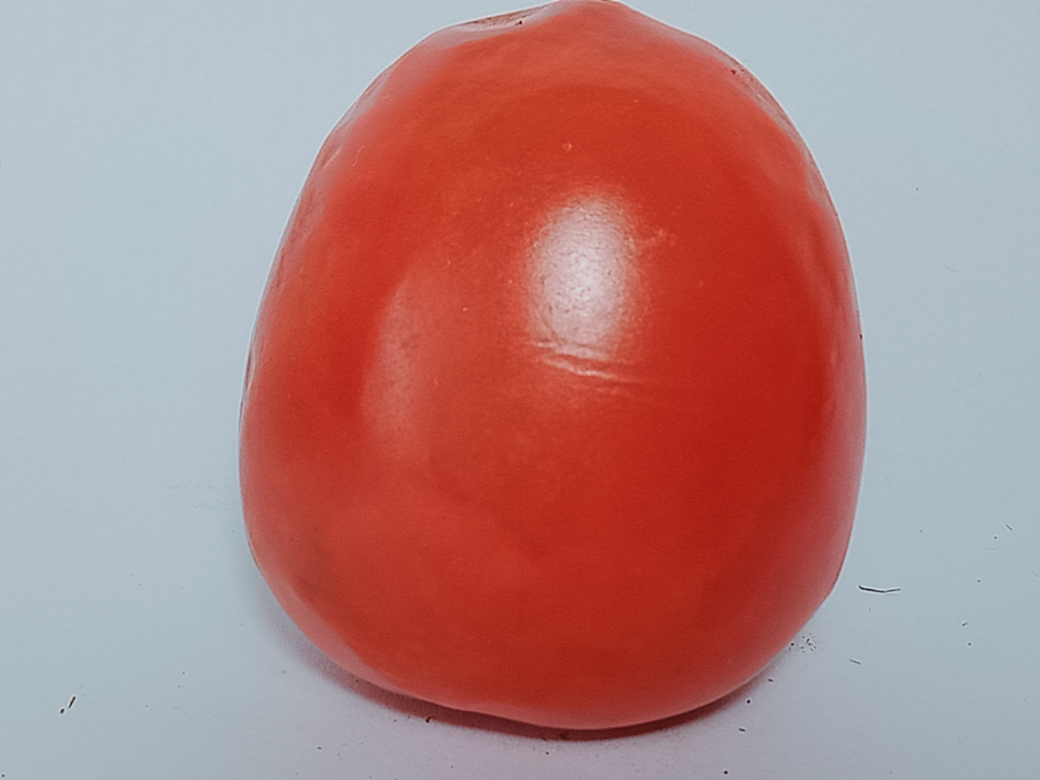
%> input picture tomat 2/data training/matang (1).jpg, 4160 x 3120 px (shown at 1/4 size)
$ octave final1.m   (GNU Octave 9; MATLAB toolbox functions it lacks are replaced by stand-ins)
%> lines starting %> are read from the running program, lines starting %| are printed output that depends on the picture
clear
% menggunakan croping
Image = imread('E:\semester 5\z-projek\gambar tomat\data training\matang (1).jpg');
imageCroping = imcrop(Image,[1000 1750 800 800]);
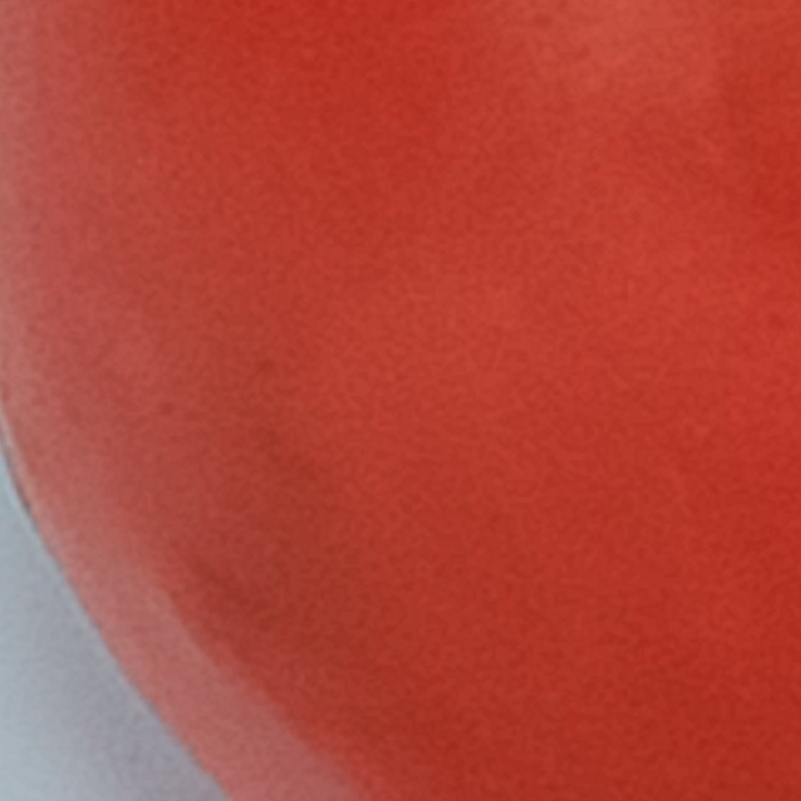
%> imageCroping: size 801x801x3 uint8; mean R, G, B 178.5, 68.9, 57.5
hsvImage = rgb2hsv(imageCroping);
%> hsvImage: size 801x801x3 double; mean H, S, V 0.0535, 0.68, 0.702

main = mean(mean(hsvImage));
%> main = [0.0535 0.68 0.702]

Hue = mean(mean(hsvImage(:,:,1)));
%> Hue = 0.0535
Saturation = mean(mean(hsvImage(:,:,2)));
%> Saturation = 0.68
Value = mean(mean(hsvImage(:,:,3)));
%> Value = 0.702

fitur = [Hue Saturation Value];
%> fitur = [0.0535 0.68 0.702]
xlswrite('fiturwarna.xls',fitur);


% [15 lines of commented-out code are left out]

$ run again, with oppo3.jpg copied over tomat 2/data training/matang (1).jpg
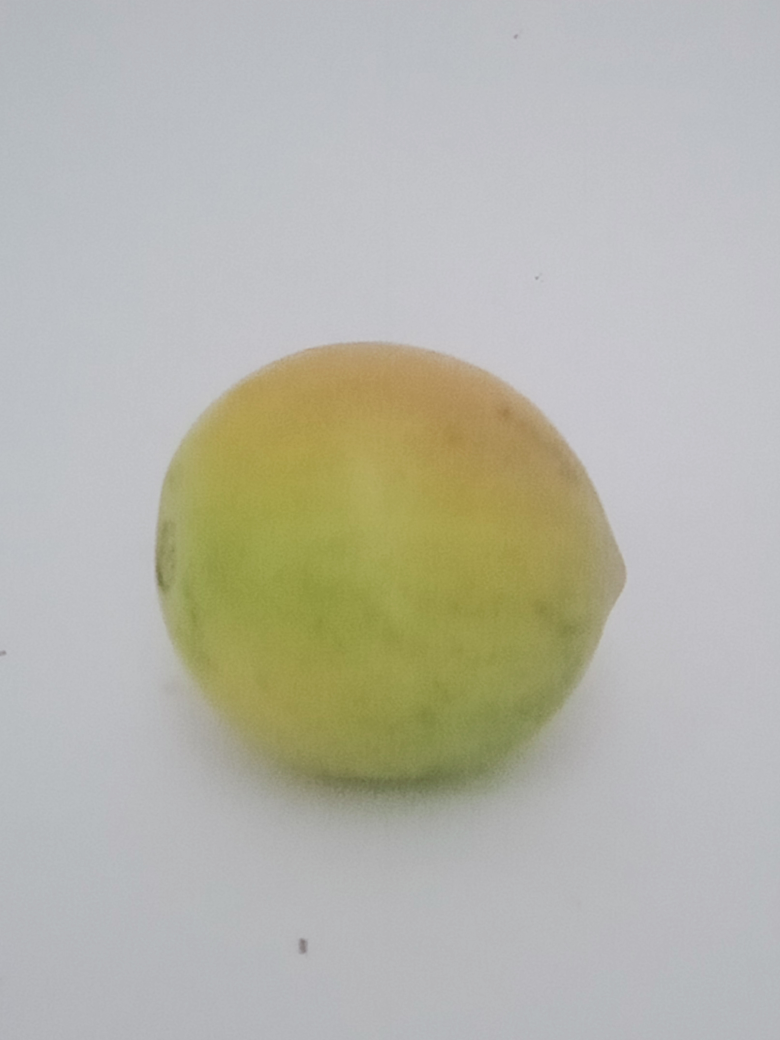
%> input picture oppo3.jpg, 3120 x 4160 px (shown at 1/4 size)
%> `imageCroping = imcrop(Image,[1000 1750 800 800]);`:
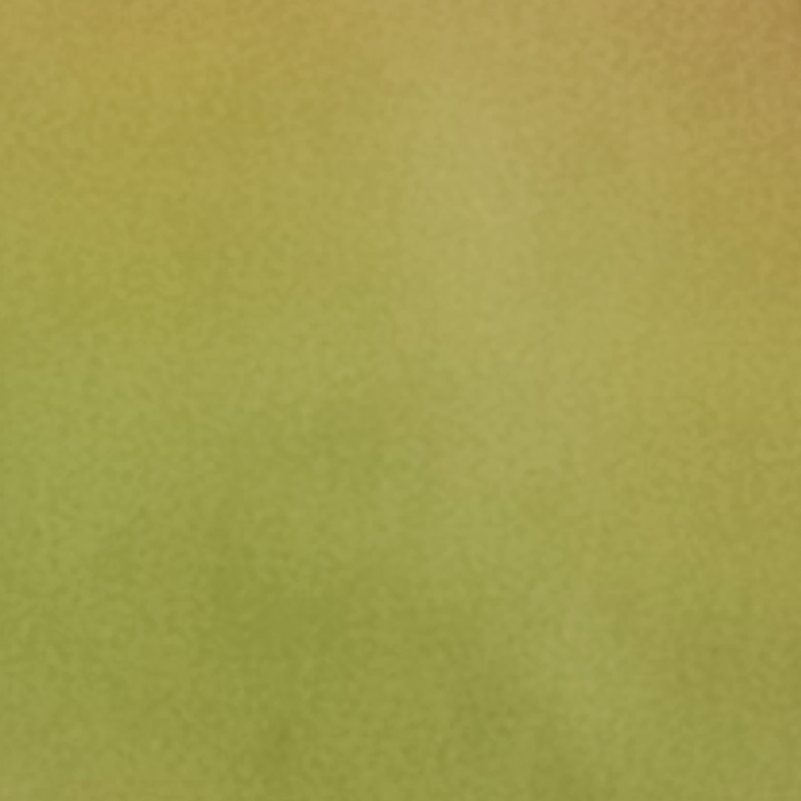
%> imageCroping: size 801x801x3 uint8; mean R, G, B 163.4, 158.2, 78.1
%> hsvImage: size 801x801x3 double; mean H, S, V 0.157, 0.525, 0.644
%> main = [0.157 0.525 0.644]
%> Hue = 0.157
%> Saturation = 0.525
%> Value = 0.644
%> fitur = [0.157 0.525 0.644]

$ run again, with tomat 2/data training/matang (11).jpg copied over tomat 2/data training/matang (1).jpg
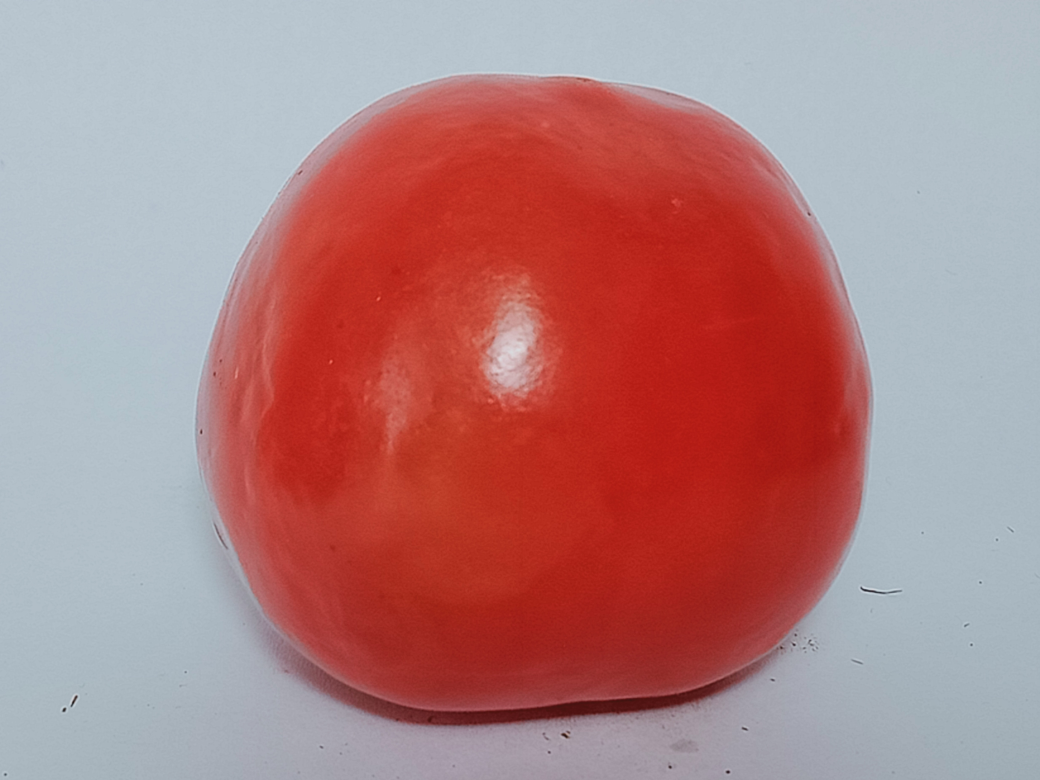
%> input picture tomat 2/data training/matang (11).jpg, 4160 x 3120 px (shown at 1/4 size)
%> `imageCroping = imcrop(Image,[1000 1750 800 800]);`:
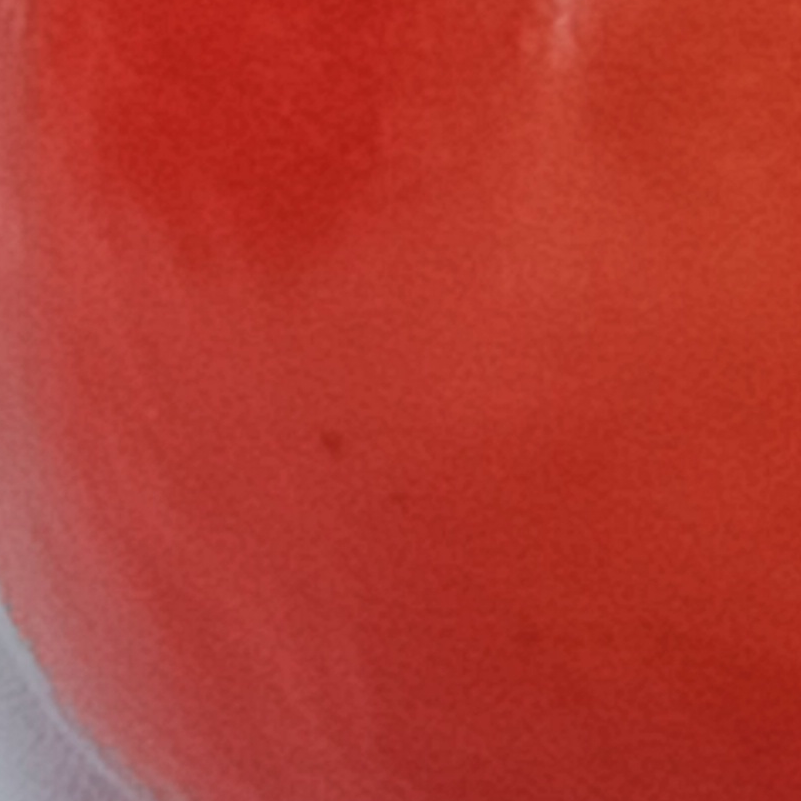
%> imageCroping: size 801x801x3 uint8; mean R, G, B 178.9, 57, 46.8
%> hsvImage: size 801x801x3 double; mean H, S, V 0.0498, 0.738, 0.702
%> main = [0.0498 0.738 0.702]
%> Hue = 0.0498
%> Saturation = 0.738
%> Value = 0.702
%> fitur = [0.0498 0.738 0.702]
